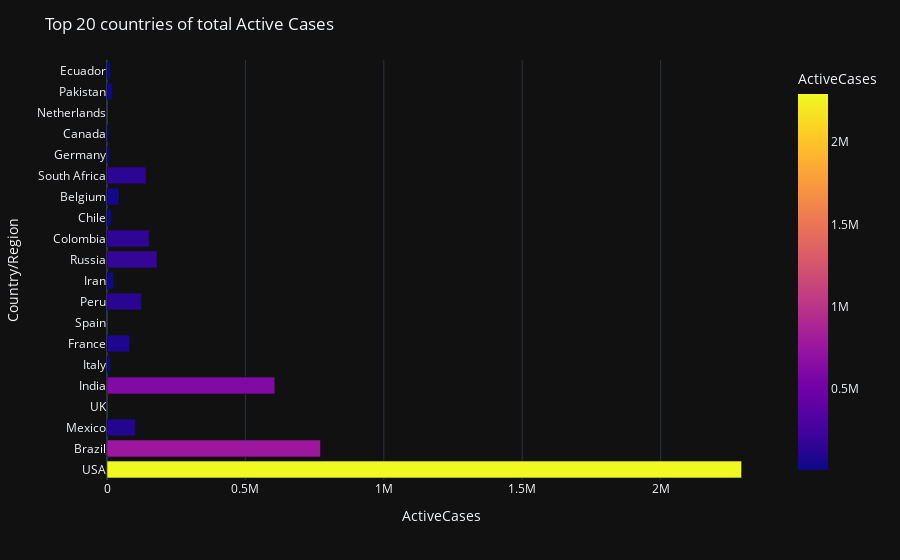

Source (notebook cell):
### Code cell
fig = px.bar(world_data.sort_values(by='TotalDeaths', ascending=False)[0:20], 
             x='ActiveCases', y='Country/Region',color='ActiveCases')
fig.update_layout(template="plotly_dark", title_text="Top 20 countries of total Active Cases")
fig.show()

### Figure 1 — Plotly figure (JSON) as saved in the notebook; plotly's stock layout.template omitted (floating-point values rounded to 4 significant figures)
{"data": [{"alignmentgroup": "True", "hovertemplate": "ActiveCases=%{marker.color}<br>Country/Region=%{y}<extra></extra>", "legendgroup": "", "marker": {"color": [2292707, 771258, 103325, null, 606387, 12694, 82861, null, 124648, 24678, 180931, 153416, 16614, 43638, 141264, 9758, 6489, null, 19770, 13342], "coloraxis": "coloraxis", "pattern": {"shape": ""}}, "name": "", "offsetgroup": "", "orientation": "h", "showlegend": false, "textposition": "auto", "type": "bar", "x": [2292707, 771258, 103325, null, 606387, 12694, 82861, null, 124648, 24678, 180931, 153416, 16614, 43638, 141264, 9758, 6489, null, 19770, 13342], "xaxis": "x", "y": ["USA", "Brazil", "Mexico", "UK", "India", "Italy", "France", "Spain", "Peru", "Iran", "Russia", "Colombia", "Chile", "Belgium", "South Africa", "Germany", "Canada", "Netherlands", "Pakistan", "Ecuador"], "yaxis": "y"}], "layout": {"barmode": "relative", "coloraxis": {"colorbar": {"title": {"text": "ActiveCases"}}, "colorscale": [[0, "#0d0887"], [0.1111, "#46039f"], [0.2222, "#7201a8"], [0.3333, "#9c179e"], [0.4444, "#bd3786"], [0.5556, "#d8576b"], [0.6667, "#ed7953"], [0.7778, "#fb9f3a"], [0.8889, "#fdca26"], [1, "#f0f921"]]}, "legend": {"tracegroupgap": 0}, "margin": {"t": 60}, "title": {"text": "Top 20 countries of total Active Cases"}, "xaxis": {"anchor": "y", "domain": [0, 1], "title": {"text": "ActiveCases"}}, "yaxis": {"anchor": "x", "domain": [0, 1], "title": {"text": "Country/Region"}}}}
